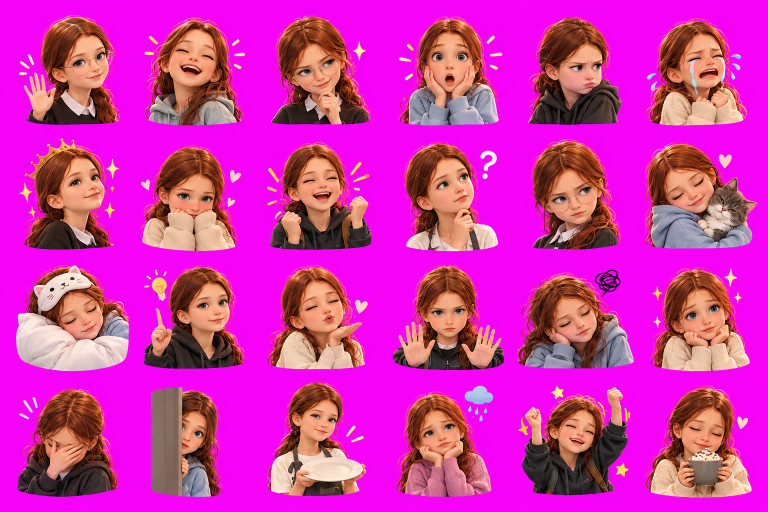
#> input picture tools/stickers/sheets/alexa.png, 1536 x 1024 px (shown at 1/2 size)
$ python flatten_sheet.py sheets/alexa.png sheets/arturio.png 5
#> lines starting #> are read from the running program, lines starting #| are printed output that depends on the picture; after the words box and inside, x2 and y2 are one past the last pixel; in counts of white or black regions, pixels touching at a corner belong together
"""Лист на светлом фоне с клетчатой «прозрачностью» → лист на маджентовом фоне,
как ждёт add_pack.py.

У таких листов белая кайма стикера почти не отличается от фона, поэтому
ключом по цвету её не вырезать. Вместо этого берём саму фигуру (всё заметно
темнее светлого фона), заливаем дыры и обводим заново ровной белой каймой.

    python -I flatten_sheet.py вход.png выход.png [толщина каймы, px; 8 держит соседей раздельно]
"""
import sys

import numpy as np
from PIL import Image
from scipy import ndimage as ndi


def flatten(src, dst, ring=8, dark=215):
#> called with src = 'sheets/alexa.png', dst = 'sheets/arturio.png', ring = 5, dark = 215
    rgb = np.asarray(Image.open(src).convert('RGB')).astype(np.uint8)
#> rgb is the input picture: shape (1024, 1536, 3); mean R, G, B 207.8, 50.7, 172.6
    body = rgb.min(axis=2) < dark
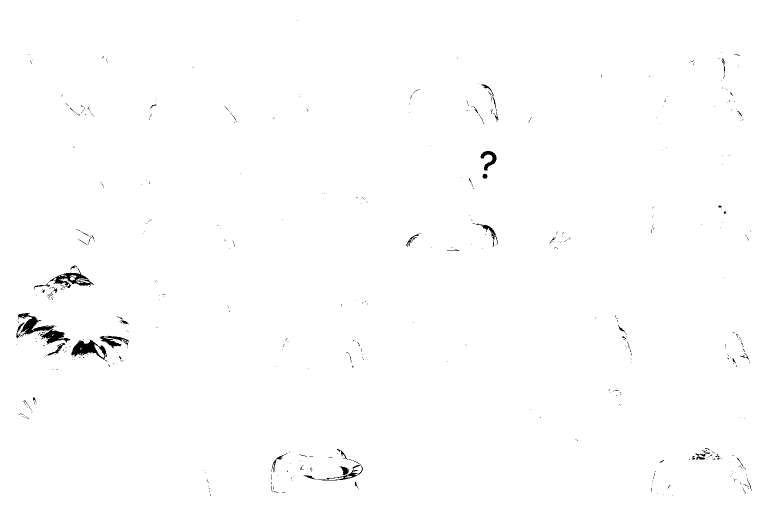
#> body: shape (1024, 1536) bool (shown at 1/2 size); 99.4% white; 535 black regions (494 under 20 px), largest, box (x1, y1, x2, y2) and area: (142, 680, 214, 723) 1292, (32, 626, 109, 676) 1248, (68, 531, 188, 579) 1216
    body = ndi.binary_opening(body, iterations=1)
#> body: shape (1024, 1536) bool; 99.3% white; 491 black regions (447 under 20 px), largest, box (x1, y1, x2, y2) and area: (32, 626, 141, 689) 2217, (68, 531, 188, 580) 1411, (142, 679, 215, 723) 1354
    body = ndi.binary_closing(body, iterations=4)
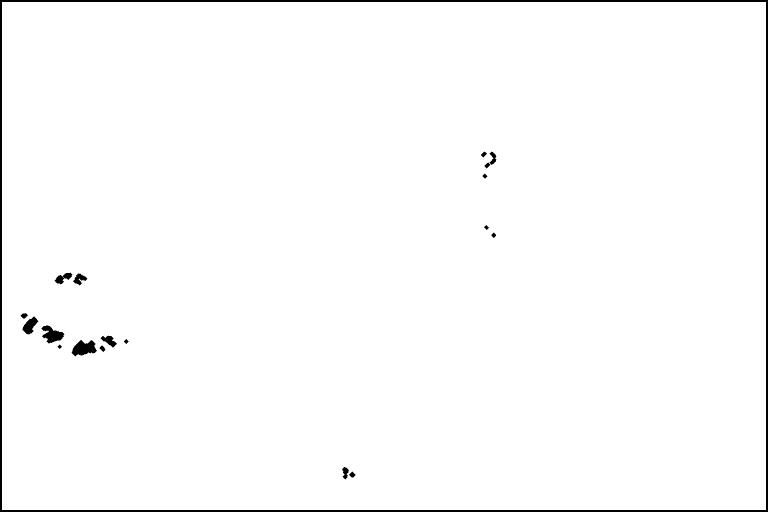
#> body: shape (1024, 1536) bool (shown at 1/2 size); 98.4% white; 19 black regions, largest, box (x1, y1, x2, y2) and area: (0, 0, 1536, 1024) 20416, (143, 680, 194, 713) 1050, (83, 651, 129, 687) 907
    body = ndi.binary_fill_holes(body)
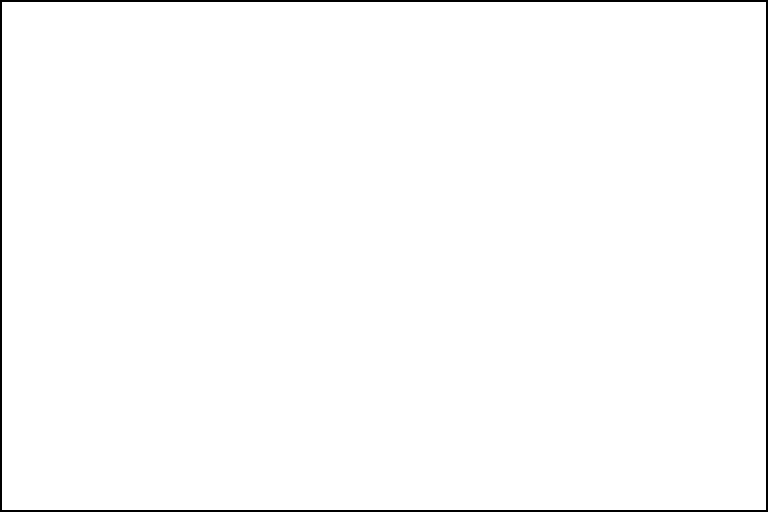
#> body: shape (1024, 1536) bool (shown at 1/2 size); 98.7% white; 1 black region, box (x1, y1, x2, y2) and area: (0, 0, 1536, 1024) 20416
    # убираем мусор клетки: мелкие островки вне фигур
    lab, n = ndi.label(body)
#> n = 1
    if n:
        areas = ndi.sum(body, lab, np.arange(1, n + 1))
#> areas = [1552448]
        for i, a in enumerate(areas, 1):
            if a < 400:
                body[lab == i] = False
#> this loop made 1 pass
#> (i, a) on pass 1: (1, 1552448)
    yy, xx = np.ogrid[-ring:ring + 1, -ring:ring + 1]
    disk = (xx * xx + yy * yy) <= ring * ring
    sticker = ndi.binary_dilation(body, structure=disk)
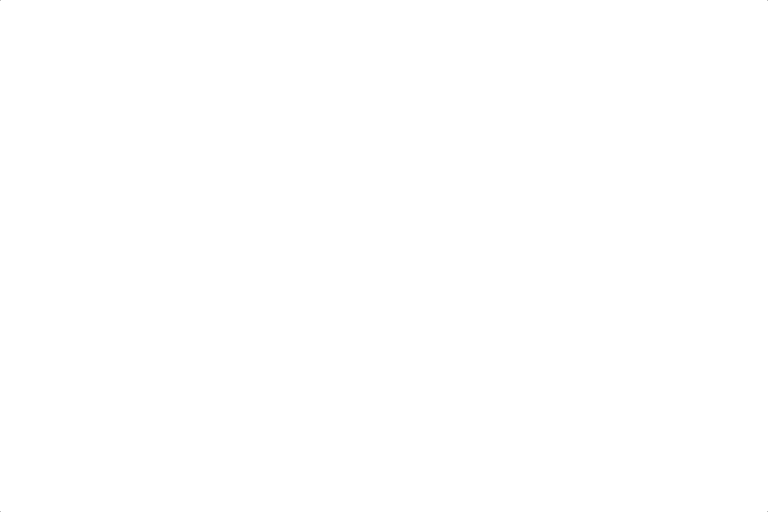
#> sticker: shape (1024, 1536) bool (shown at 1/2 size); 100% white; black in thin lines or dots
    sticker = ndi.binary_fill_holes(sticker)
    out = np.empty_like(rgb)
    out[:] = (255, 0, 255)
    out[sticker] = (255, 255, 255)
    out[body] = rgb[body]
    # мягкая кромка тела: пиксели рядом с границей тела берём как есть,
    # но светлые пиксели (старая кайма) в пределах каймы — белые
    near = ndi.binary_dilation(body, iterations=3) & ~body
#> near: shape (1024, 1536) bool; 0.97% white; 1 white region, box (x1, y1, x2, y2) and area: (1, 1, 1535, 1023) 15276
    light = rgb.min(axis=2) >= dark
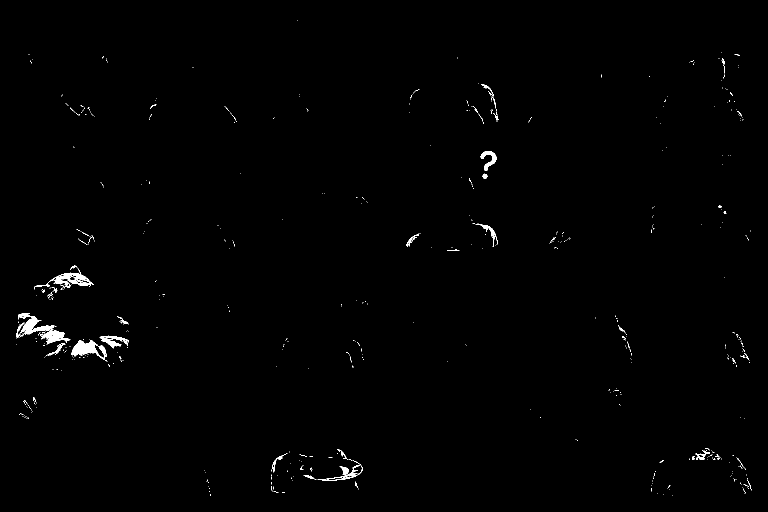
#> light: shape (1024, 1536) bool (shown at 1/2 size); 0.62% white; 535 white regions (494 under 20 px), largest, box (x1, y1, x2, y2) and area: (142, 680, 214, 723) 1292, (32, 626, 109, 676) 1248, (68, 531, 188, 579) 1216
    out[near & light] = (255, 255, 255)
    Image.fromarray(out, 'RGB').save(dst)


if __name__ == '__main__':
    flatten(sys.argv[1], sys.argv[2], int(sys.argv[3]) if len(sys.argv) > 3 else 8)

$ run again, on tools/stickers/sheets/arturio_2.png
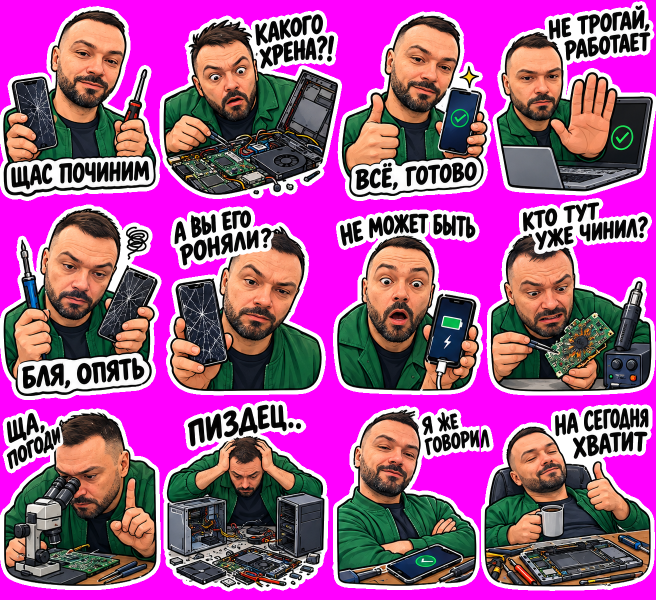
#> input picture tools/stickers/sheets/arturio_2.png, 1312 x 1199 px (shown at 1/2 size)
#> in flatten, rgb is the input picture: shape (1199, 1312, 3); mean R, G, B 159.6, 83.2, 143.4
#> in flatten, `lab, n = ndi.label(body)`:
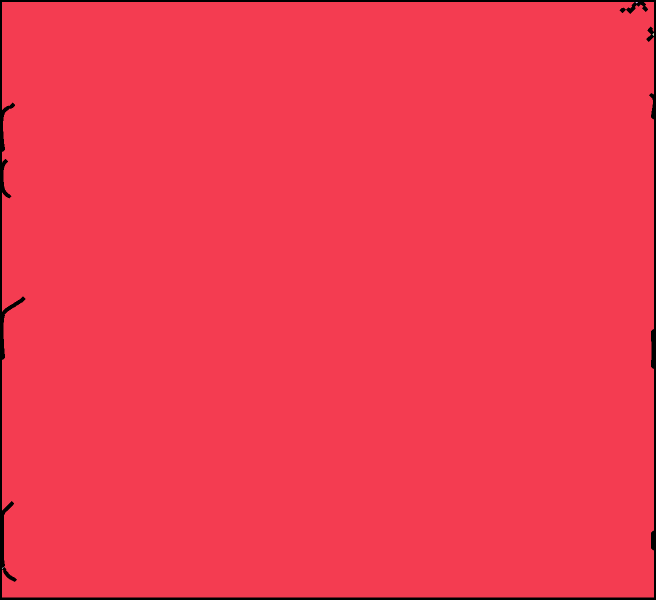
#> lab: shape (1199, 1312) int32 (shown at 1/2 size); 7 distinct labels, from 0 to 6; one colour per label, 0 black
#> n = 6
#> areas = [1548784, 9, 12, 1, 4, 1]
#> the loop in flatten, `for i, a in enumerate(areas, 1):` made 6 passes
#> a on passes 1 to 6: 1548784, 9, 12, 1, 4, 1
#> near: shape (1199, 1312) bool; 1% white; 1 white region, box (x1, y1, x2, y2) and area: (1, 1, 1311, 1198) 16257
#> in flatten, `light = rgb.min(axis=2) >= dark`:
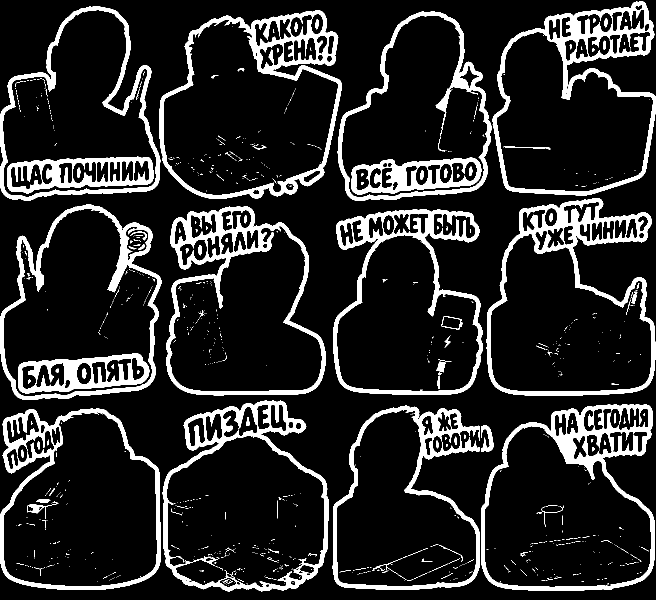
#> light: shape (1199, 1312) bool (shown at 1/2 size); 14.2% white; 996 white regions (890 under 20 px), largest, box (x1, y1, x2, y2) and area: (973, 396, 1311, 791) 19124, (985, 2, 1312, 391) 18802, (962, 808, 1310, 1182) 18688
